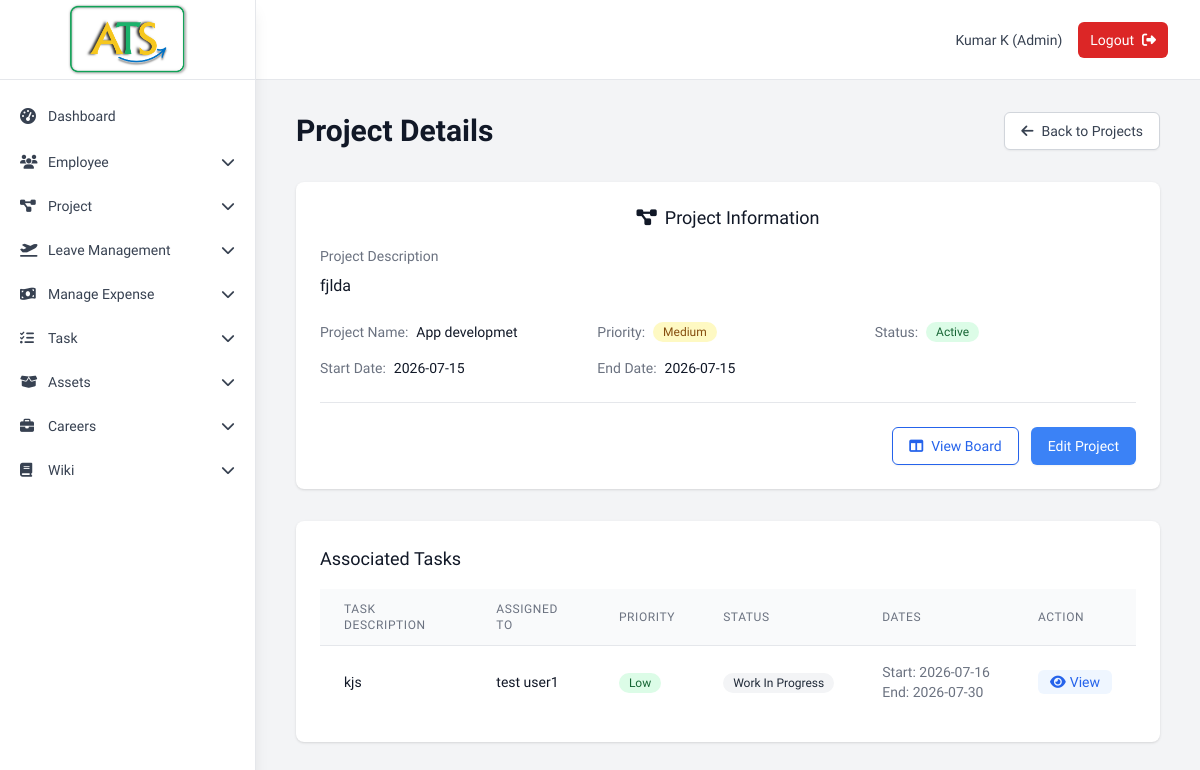
The app's page /admin/view_project/5 (signed in), older data.
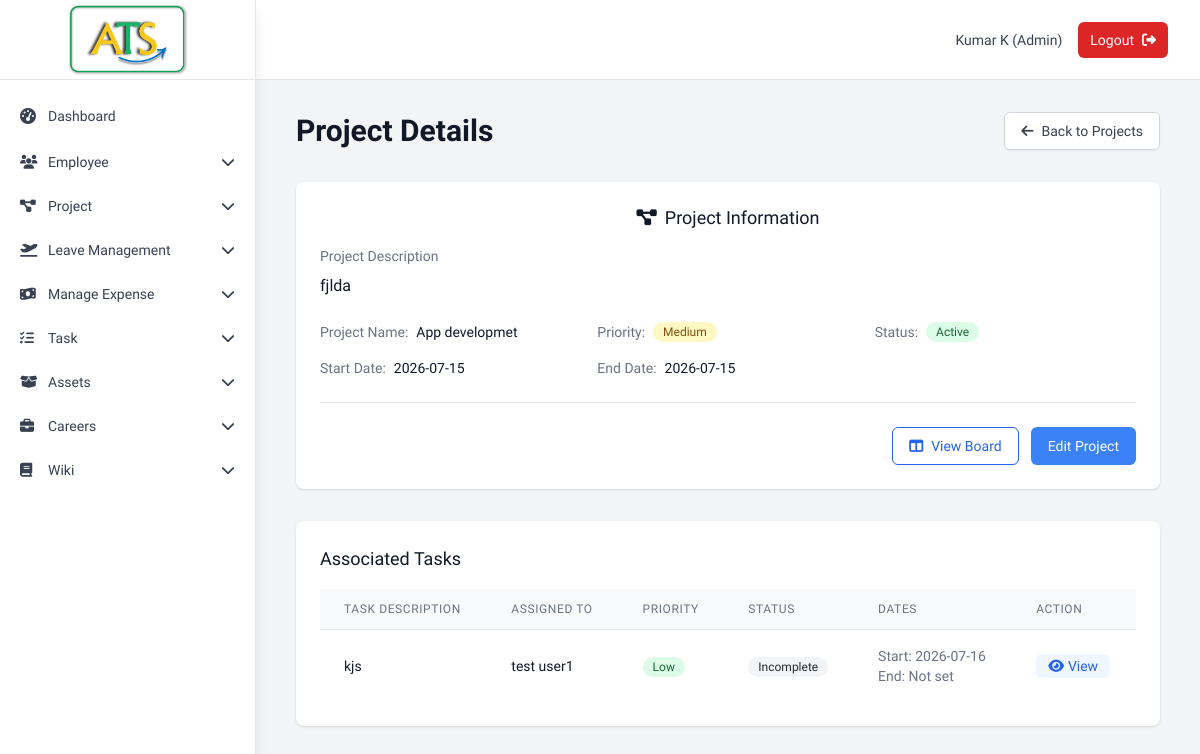
The same page, newer data.
### tables this page shows
CREATE TABLE tbl_task (
                task_id INTEGER PRIMARY KEY AUTOINCREMENT,
                project_id INTEGER NOT NULL,
                emp_id INTEGER NOT NULL,
                task_desc TEXT NOT NULL,
                priority TEXT NOT NULL,
                status TEXT DEFAULT 'pending',
                start_date DATE NOT NULL,
                end_date DATE,
                inserted_date DATETIME DEFAULT CURRENT_TIMESTAMP,
                FOREIGN KEY (project_id) REFERENCES tbl_project (project_id),
                FOREIGN KEY (emp_id) REFERENCES tbl_employee (emp_id)
            );

CREATE TABLE tbl_employee (
                emp_id INTEGER PRIMARY KEY AUTOINCREMENT,
                first_name TEXT NOT NULL,
                last_name TEXT NOT NULL,
                gender TEXT NOT NULL,
                dob DATE NOT NULL,
                address TEXT NOT NULL,
                phone_no TEXT NOT NULL,
                email TEXT UNIQUE NOT NULL,
                password TEXT NOT NULL,
                status TEXT DEFAULT 'active',
                emp_type TEXT DEFAULT 'emp',
                inserted_date DATETIME DEFAULT CURRENT_TIMESTAMP
            , department TEXT);

### Backup_Code/app1.py (the view)
@app.route('/admin/view_project/<int:project_id>')
def view_project(project_id):
    if 'user_id' not in session or session['emp_type'] != 'admin':
        return redirect(url_for('login'))
    project = db.get_project(project_id)
    if not project:
        flash('Project not found.', 'error')
        return redirect(url_for('view_projects'))
    tasks = db.get_tasks_by_project(project_id)
    return render_template('view_project.html', project=project, tasks=tasks)

### Backup_Code/database.py (called while the page is built)
    def get_connection(self):
        return sqlite3.connect(self.db_name)

    def get_project(self, project_id):
        conn = self.get_connection()
        cursor = conn.cursor()
        cursor.execute('''
            SELECT project_id, project_name, priority, project_desc, project_status, start_date, end_date
            FROM tbl_project
            WHERE project_id = ?
        ''', (project_id,))
        project = cursor.fetchone()
        conn.close()
        return project

    def get_tasks_by_project(self, project_id):
        conn = self.get_connection()
        cursor = conn.cursor()
        cursor.execute('''
            SELECT t.task_id, t.task_desc, t.project_id, t.emp_id, t.priority, t.status,
                   t.start_date, t.end_date, e.first_name, e.last_name
            FROM tbl_task t
            JOIN tbl_employee e ON t.emp_id = e.emp_id
            WHERE t.project_id = ?
            ORDER BY t.inserted_date DESC
        ''', (project_id,))
        tasks = cursor.fetchall()
        conn.close()
        return tasks

### Backup_Code/templates/view_project.html (shortened to what the changed rows need)
{% extends "base.html" %}
{% block content %}
<div class="max-w-6xl mx-auto  lg:px-2 max-md:w-[23rem]">
    <div class="mb-8 flex justify-between items-center">
        <h1 class="text-3xl font-bold text-gray-900">Project Details</h1>
    </div>
    <div class="bg-white shadow rounded-lg">
        <div class="px-4 py-5 sm:p-6">
            {% if tasks %}
            <div class="overflow-x-auto">
                <table class="min-w-full divide-y divide-gray-200">
                    <thead class="bg-gray-50">
                        <tr>
                            <th class="px-6 py-3 text-left text-xs font-medium text-gray-500 uppercase tracking-wider">Task Description</th>
                            <th class="px-6 py-3 text-left text-xs font-medium text-gray-500 uppercase tracking-wider">Assigned To</th>
                            <th class="px-6 py-3 text-left text-xs font-medium text-gray-500 uppercase tracking-wider">Priority</th>
                            <th class="px-6 py-3 text-left text-xs font-medium text-gray-500 uppercase tracking-wider">Status</th>
                            <th class="px-6 py-3 text-left text-xs font-medium text-gray-500 uppercase tracking-wider">Dates</th>
                            <th class="px-6 py-3 text-left text-xs font-medium text-gray-500 uppercase tracking-wider">Action</th>
                        </tr>
                    </thead>
                    <tbody class="bg-white divide-y divide-gray-200">
                        {% for task in tasks %}
                        <tr>
                            <td class="px-6 py-4 whitespace-nowrap text-sm text-gray-900">{{ task[1][:50]|safe }}{% if task[1]|length > 50 %}...{% endif %}</td>
                            <td class="px-6 py-4 whitespace-nowrap text-sm text-gray-900">{{ task[8] }} {{ task[9] }}</td>
                            <td class="px-6 py-4 whitespace-nowrap">
                                <span class="inline-flex items-center px-2.5 py-0.5 rounded-full text-xs font-medium
                                    {% if task[4] == 'high' %}bg-red-100 text-red-800
                                    {% elif task[4] == 'medium' %}bg-yellow-100 text-yellow-800
                                    {% else %}bg-green-100 text-green-800{% endif %}">
                                    {{ task[4]|title }}
                                </span>
                            </td>
                            <td class="px-6 py-4 whitespace-nowrap">
                                <span class="inline-flex items-center px-2.5 py-0.5 rounded-full text-xs font-medium
                                    {% if task[5] == 'completed' %}bg-green-100 text-green-800
                                    {% elif task[5] == 'in_progress' %}bg-blue-100 text-blue-800
                                    {% else %}bg-gray-100 text-gray-800{% endif %}">
                                    {{ task[5]|replace('_', ' ')|title }}
                                </span>
                            </td>
                            <td class="px-6 py-4 whitespace-nowrap text-sm text-gray-500">
                                <div>Start: {{ task[6] }}</div>
                                <div>End: {{ task[7] if task[7] else 'Not set' }}</div>
                            </td>
                            <td class="px-6 py-4 whitespace-nowrap text-sm font-medium">
                                <a href="{{ url_for('tasks.show_task_details', task_id=task[0]) }}"
                                   class="text-blue-600 hover:text-blue-900 bg-blue-50 hover:bg-blue-100 px-3 py-1 rounded-md transition duration-200">
                                    <i class="fas fa-eye mr-1"></i>View
                                </a>
                            </td>
                        </tr>
                        {% endfor %}
                    </tbody>
                </table>
            </div>
            {% else %}
            <p class="text-gray-500 italic">No tasks associated with this project.</p>
            {% endif %}
        </div>
    </div>
</div>
{% endblock %}

Row changes from the older to the newer data that the page shows:
changed tbl_task "kjs": status "Work In Progress" → "Incomplete"; end_date "2026-07-30" → "Not set"
